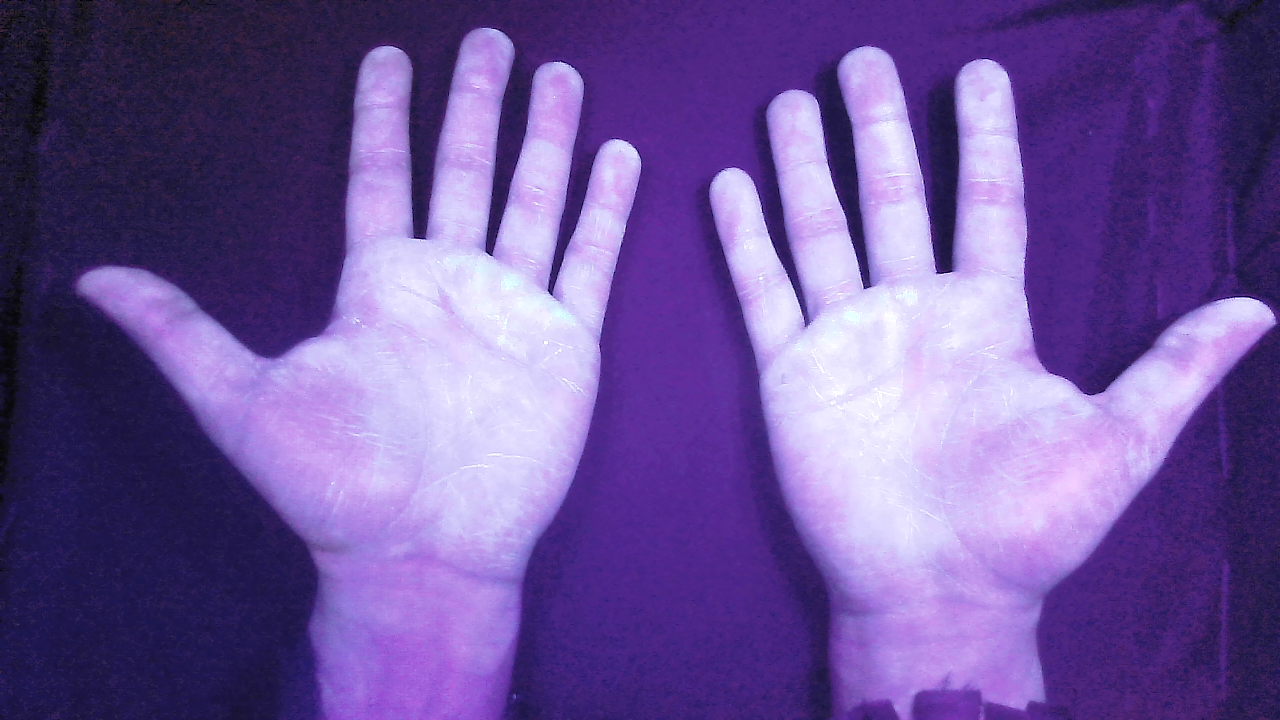
#> input picture Processing/Post/Bank/Imgs/hand_test_18.png, 1280 x 720 px, given in place of hand_test_76.png, which was not available
$ python brillo_contraste.py
#> lines starting #> are read from the running program, lines starting #| are printed output that depends on the picture; after the words box and inside, x2 and y2 are one past the last pixel; in counts of white or black regions, pixels touching at a corner belong together; pictures that were not available may be replaced by others from this repository, and a replacement may not be noted
import cv2 as cv
import matplotlib.pyplot as plt
import numpy as np

i = 76 # con gel

def path(i):
    return f'Processing/Post/Bank/Imgs/hand_test_{i}.png'

def createImg(path, i, hide=False, write=False):
#> called with i = 76, hide = False, write = False
    img = cv.imread(path)
#> img is the input picture: shape (720, 1280, 3); mean B, G, R 154.3, 85.6, 109.6
    w = int(1280/3)
    h = int(720/3)
    resized = cv.resize(img, (w,h))
    if not hide: cv.imshow(f'Original {i}', resized)
    if write: cv.imwrite(f'Processing/Post/Processing/Test/Documentation/5. Iluminacion/original_{i}.png', resized)
    return resized

img = createImg(path(i), i)
hsv = createImg(path(i), i, 1)
hsvEdited = createImg(path(i), i, 1)

### Máscara ###

def threshold(i, mval, img, channel_name, method=cv.THRESH_BINARY):
    _, thresh = cv.threshold(img, mval, 255, method)
    # cv.imshow(f'Mascara {channel_name} {i} | {mval}', thresh)
    return thresh

gray = cv.cvtColor(img, cv.COLOR_BGR2GRAY)
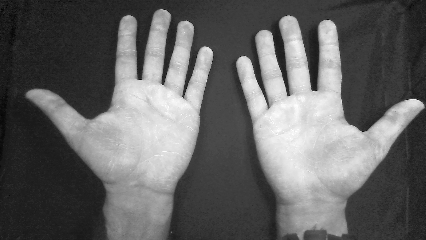
#> gray: shape (240, 426); min 2, max 255, mean 100.6
hand_mask = threshold(i, 105, gray, 'gris')
#> in threshold, `_, thresh = cv.threshold(img, mval, 255, method)`:
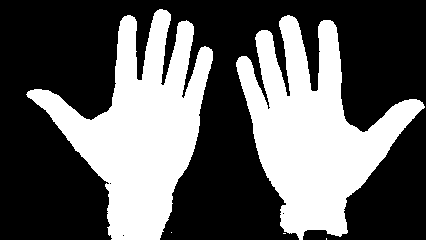
#> thresh: shape (240, 426); 37.9% white; 5 white regions (3 under 20 px), largest, box (x1, y1, x2, y2) and area: (236, 15, 425, 240) 19396, (26, 9, 213, 240) 19300

### Brillo y contraste ###

alpha = 1 # Contrast 1
beta = -100 # Brightness -100
hsvEdited = cv.convertScaleAbs(hsvEdited, alpha=alpha, beta=beta)
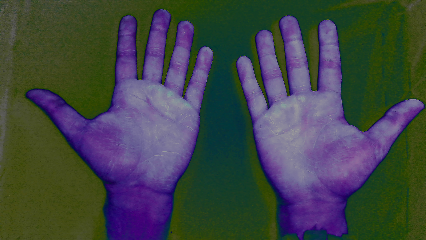
#> hsvEdited: shape (240, 426, 3); mean B, G, R 70.3, 69.9, 64.3

cv.imshow(f'hsv editada brillo y contraste {i}', hsvEdited)

### Canales ###

def show_channels(imgs, titles, j):
    for i in range(len(imgs)):
        # cv.imshow(titles[i], imgs[i])
        pass

def split_channels(img, cvt, titles, i):
#> called with cvt = 40, i = 76
    img = cv.cvtColor(img, cvt)
#> img: shape (240, 426, 3); mean H, S, V 129.5, 134, 154.3
    img = cv.bitwise_and(img, img, mask=hand_mask)
#> img: shape (240, 426, 3); mean H, S, V 49.1, 27.5, 90.5
    x, y, z = cv.split(img)
    show_channels([x,y,z], titles, i)
#> the loop in show_channels, `for i in range(len(imgs)):` made 3 passes
    return img, x, y, z

channel_names = ['hue', 'saturation', 'value', 'hue_editada', 'saturation_editada', 'value_editada']
hsv, h, s, v = split_channels(hsv, cv.COLOR_BGR2HSV, [channel_names[i] for i in range(0, 3)], i)
cv.imshow('HSV', hsv)
hsvEdited, hE, sE, vE = split_channels(hsvEdited, cv.COLOR_BGR2HSV, [channel_names[i] for i in range(3, 6)], i)
#> call 2 of split_channels, with cvt = 40, i = 76
#> in split_channels (call 2), `img = cv.cvtColor(img, cvt)`: img: shape (240, 426, 3); mean H, S, V 80.7, 157.2, 95.2
#> in split_channels (call 2), `img = cv.bitwise_and(img, img, mask=hand_mask)`: img: shape (240, 426, 3); mean H, S, V 49.1, 48, 52.7
#> in split_channels (call 2), `x, y, z = cv.split(img)`:
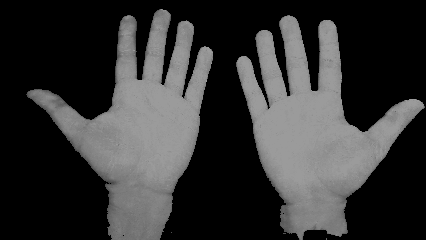
#> z: shape (240, 426); min 0, max 155, mean 52.7
#> the loop in show_channels (call 2), `for i in range(len(imgs)):` made 3 passes
cv.imshow('HSV editada', hsvEdited)
channel_imgs = [h, s, v, hE, sE, vE]

### Histograma ###

def histogram(i, img, channel_name):
    hist = cv.calcHist([img], [0], None, [256], [0,256])
    plt.figure()
    plt.title(f'Histograma {channel_name} imagen {i}')
    plt.xlabel('Intensidad de pixel (0 - 255)')
    plt.ylabel('Número de pixeles')
    plt.grid()
    plt.plot(hist)
    plt.xlim([0,256])

for j in range(len(channel_imgs)):
    histogram(i, channel_imgs[j], channel_names[j])
#> this loop made 6 passes

### Contornos ###

def contour(mask, img, color, i, channel_name, write=False):
    contours, _ = cv.findContours(mask, cv.RETR_TREE, cv.CHAIN_APPROX_SIMPLE)
    cv.drawContours(img, contours, -1, color, 1)
    cv.imshow(f'contorno {channel_name} {i}', img)
    if write: cv.imwrite(f'Processing/Post/Processing/Test/Documentation/5. Iluminacion/contour_{channel_name}_{i}.png', img)

lower_hsv = np.array([100, 5, 150], dtype="uint8") # 100, 5, 150
upper_hsv = np.array([150, 100, 255], dtype="uint8") # 150, 100, 255
lower_hsv_edited = np.array([100, 5, 110], dtype="uint8") # 100, 5, 110
upper_hsv_edited = np.array([150, 180, 255], dtype="uint8") # 150, 180, 255

hsv_mask = cv.inRange(hsv, lower_hsv, upper_hsv)
#> hsv_mask: shape (240, 426); 29.2% white; 23 white regions (18 under 20 px), largest, box (x1, y1, x2, y2) and area: (237, 16, 424, 213) 16074, (56, 9, 213, 190) 13335, (296, 214, 328, 226) 225, (27, 89, 61, 101) 176, (152, 194, 165, 203) 41
hsv_edited_mask = cv.inRange(hsvEdited, lower_hsv_edited, upper_hsv_edited)
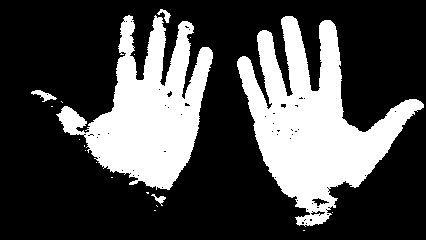
#> hsv_edited_mask: shape (240, 426); 29.3% white; 19 white regions (14 under 20 px)

img2 = createImg(path(i), i)
contour(hsv_mask, img, (255, 0, 255), i, 'HSV')
#> in contour, `contours, _ = cv.findContours(mask, cv.RETR_TREE, cv.CHAIN_APPROX_SIMP..`: contours = 92 contours, 84 with area under 20; largest, box (x1, y1, x2, y2) and area: (237, 16, 424, 213) 15686, (56, 9, 213, 190) 12872, (296, 214, 328, 226) 213, (27, 89, 61, 101) 141, (311, 197, 330, 209) 104, (152, 194, 165, 203) 24, (166, 90, 173, 98) 24, (280, 103, 287, 109) 23
#> in contour, `cv.drawContours(img, contours, -1, color, 1)`:
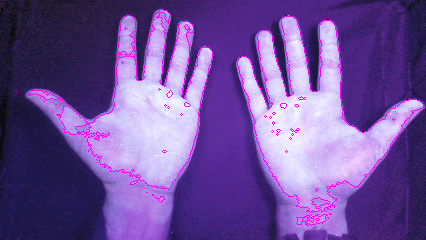
#> img: shape (240, 426, 3); mean B, G, R 155, 81.5, 111.6
contour(hsv_edited_mask, img2, (255, 255, 0), i, 'HSV editada')
#> in contour (call 2), `contours, _ = cv.findContours(mask, cv.RETR_TREE, cv.CHAIN_APPROX_SIMP..`: contours = 85 contours, 76 with area under 20; largest, box (x1, y1, x2, y2) and area: (237, 16, 424, 227) 16084, (56, 15, 213, 190) 12737, (31, 90, 57, 102) 99, (311, 197, 330, 207) 78, (157, 9, 171, 23) 56

plt.show()
#> figure, not shown here; curve peaks at x = 0, y = 63543
#> figure, not shown here; curve peaks at x = 0, y = 63543
#> figure, not shown here; curve peaks at x = 0, y = 63538
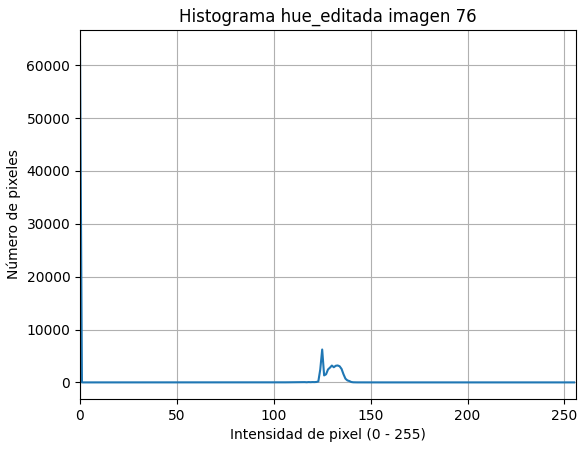
#> figure drawn by matplotlib, 1 panel; curve peaks at x = 0, y = 63543
#> figure, not shown here; curve peaks at x = 0, y = 63543
#> figure, not shown here; curve peaks at x = 0, y = 63538
cv.waitKey()
